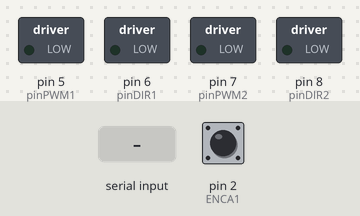
Simulated run of this sketch. Board: Arduino Uno, built with avr-gcc and run on an emulated ATmega328P. Parts: switched loads named in the sketch (green lamp = pin HIGH). The test bench sets the inputs (shaded band); at power-on: pin 2 (ENCA1) HIGH. What the sketch prints to the serial monitor is not drawn.

Above: at 2.2 s.
2.3 s: "b90\n" received over Serial
At 2.7 s:
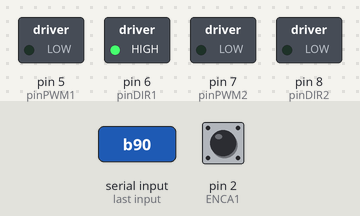
3.8 s: "l90\n" received over Serial
At 5.0 s:
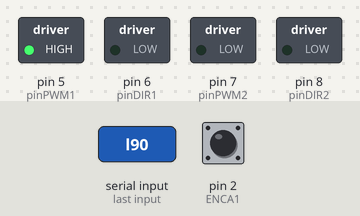
5.3 s: "r90\n" received over Serial
At 6.2 s:
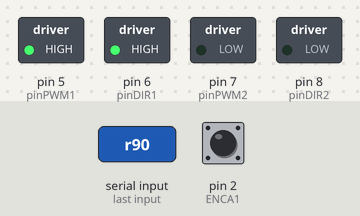
6.8 s: "b,45\n" received over Serial
At 7.4 s:
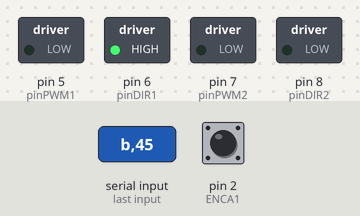
8.3 s: "l,45\n" received over Serial
At 9.7 s:
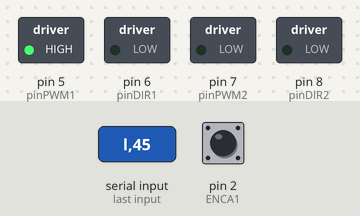
Timing chart, 0 to 10.8 s (numbered marks = the images above; inputs shaded):
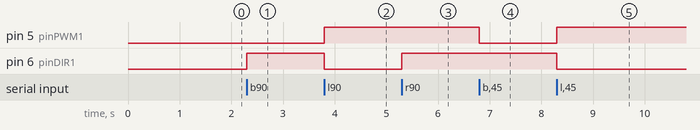

The sketch:

trial.ino
```cpp
#include <util/atomic.h>
#include "TimerOne.h"
#include <PID_v1.h>

// Pins
#define ENCA1 2
#define ENCB1 3
#define pinPWM1 5
#define pinDIR1 6

#define ENCA2 18
#define ENCB2 19
#define pinPWM2 7
#define pinDIR2 8


float target1 = 0;
float increment_step1;
float resolution = 0.01;
// Use the "volatile" directive for variables
// used in an interrupt
volatile int pos_i1 = 0, pos_i2 = 0;;
volatile float velocity_i1 = 0,velocity_i2 = 0;;
volatile float external_speed1 = 0, external_speed2 = 0;;
volatile float external_angle1 = 0, external_angle2 = 0;;
volatile float tours1 = 0, tours2 = 0;
volatile long prevT_i1 = 0, prevT_i2 = 0;;
int reduction = 172;
boolean isPID = false;
volatile double setpoint1, input1, output1;
volatile double setpoint2, input2, output2;
double Kp=2500, Ki=0.2, Kd=0.001;
PID myPID1(&input1, &output1, &setpoint1, Kp, Ki, Kd, DIRECT);
PID myPID2(&input2, &output2, &setpoint2, Kp, Ki, Kd, DIRECT);


void ISR_timerone() {
  Timer1.detachInterrupt();
  Serial.print("tours ");
  Serial.println(tours1);
  Serial.print("input");
  Serial.println(input1);
  Serial.print("target");
  Serial.println(target1);
  Serial.print("set point ");
  Serial.println(setpoint1);
  Timer1.attachInterrupt(ISR_timerone);
}

void setup() {
  Serial.begin(115200);

  pinMode(ENCA1,INPUT);
  pinMode(ENCB1,INPUT);
  pinMode(pinPWM1,OUTPUT);
  pinMode(pinDIR1,OUTPUT);

  pinMode(ENCA2,INPUT);
  pinMode(ENCB2,INPUT);
  pinMode(pinPWM2,OUTPUT);
  pinMode(pinDIR2,OUTPUT);

  Timer1.initialize(1000000);
  Timer1.attachInterrupt(ISR_timerone);

  attachInterrupt(digitalPinToInterrupt(ENCA1), readEncoder1,RISING);
  attachInterrupt(digitalPinToInterrupt(ENCA2), readEncoder2,RISING);

  setpoint1 = 1;
  setpoint2 = 2;
  myPID1.SetMode(AUTOMATIC);
  myPID1.SetOutputLimits(-255,255);
  myPID2.SetMode(AUTOMATIC);
  myPID2.SetOutputLimits(-255,255);
  delay(1000);
}

void loop() {
  if(Serial.available()>0){
    char command = Serial.read();
    if(command == 'b') {
      setMotor(0, pinDIR1, pinPWM1);
      isPID = false;
    }
    else if (command == 'l'){
      setMotor(-255, pinDIR1, pinPWM1);
      isPID = false;
    }
    else if (command == 'r'){
      setMotor(255, pinDIR1, pinPWM1);
      isPID = false;
    }
    else if (command == 'a'){
      isPID = true;
    }
    else if (command == 's'){
      float target_position = Serial.parseFloat();
      decompose_target1(target_position, input1);
      Serial.println(target1);
    }
  }
  update_setpoint1();
  myPID1.Compute();
  if(isPID){
    setMotor(output1, pinDIR1, pinPWM1);
  }
}


void update_setpoint1(){

  if(abs(setpoint1 - input1) <= resolution && abs(setpoint1 - target1) > resolution){
     setpoint1 = input1 + increment_step1;
     //setpoint1 += increment_step1;
     //Serial.println("updating setpoint");
  }
}
void decompose_target1(float target_position, float current_position){
  target1 = target_position;
  int n = int(abs(target1 - current_position))*10;
  increment_step1 = (target1 - current_position)/n;
  update_setpoint1();
}


void readEncoder1(){
  int b = digitalRead(ENCB1);
  int increment = 0;
  if(b>0){
    increment = 1;
  }
  else{
    increment = -1;
  }
  pos_i1 = pos_i1 + increment;
  tours1 = pos_i1/12.0/reduction;
  input1 = tours1;
  external_angle1 = (pos_i1 /12.0)*2*PI / reduction ;
  long currT = micros();
  float deltaT = ((float) (currT - prevT_i1))/1.0e6;
  velocity_i1 = increment/deltaT;
  velocity_i1 =(velocity_i1 / 12)*2*PI;
  external_speed1 = velocity_i1/reduction ;
  prevT_i1 = currT;
}

void readEncoder2(){
  int b = digitalRead(ENCB2);
  int increment = 0;
  if(b>0){
    increment = 1;
  }
  else{
    increment = -1;
  }
  pos_i2 = pos_i2 + increment;
  tours2 = pos_i2/12.0/reduction;
  input2 = tours2;
  external_angle2 = (pos_i2 /12.0)*2*PI / reduction ;
  long currT = micros();
  float deltaT = ((float) (currT - prevT_i2))/1.0e6;
  velocity_i2 = increment/deltaT;
  velocity_i2 =(velocity_i2 / 12)*2*PI;
  external_speed2 = velocity_i2/reduction ;
  prevT_i2 = currT;
}


void setMotor(int pwmVal, int pinDIR, int pinPWM){
  int dir = 1;
  if(pwmVal != 0) {
    dir = abs(pwmVal)/pwmVal;
    pwmVal = abs(pwmVal);
  }
  analogWrite(pinPWM,pwmVal); // Motor speed
  if(dir == 1){
    digitalWrite(pinDIR,HIGH);
  }
  else if(dir == -1){
    digitalWrite(pinDIR,LOW);
  }
}
```

Measured:
- after the input at 2.3 s, pin 6 (pinDIR1): LOW → HIGH at once
- after the input at 3.8 s, pin 5 (pinPWM1): LOW → HIGH at once; pin 6 (pinDIR1): HIGH → LOW at once
- after the input at 5.3 s, pin 6 (pinDIR1): LOW → HIGH at once
- after the input at 6.8 s, pin 5 (pinPWM1): HIGH → LOW at once
- after the input at 8.3 s, pin 5 (pinPWM1): LOW → HIGH at once; pin 6 (pinDIR1): HIGH → LOW at once
